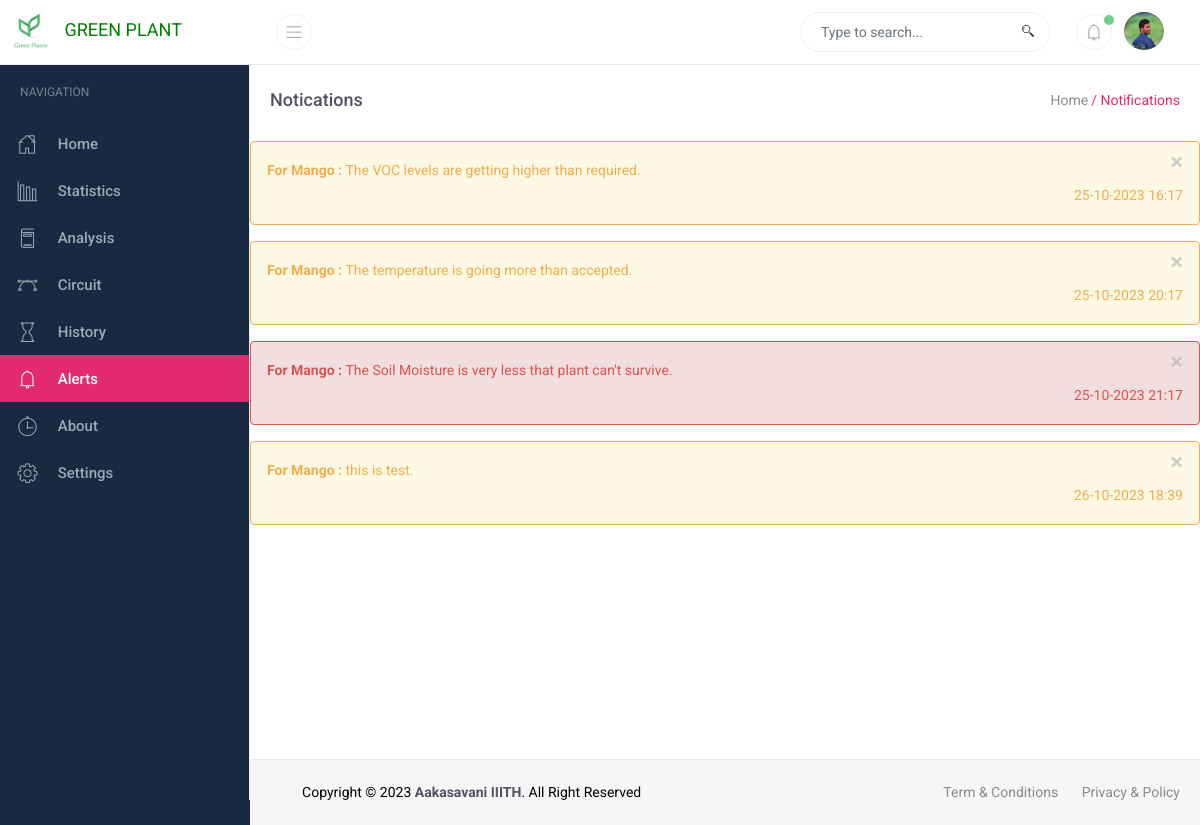
Before: /alerts with the older database file.
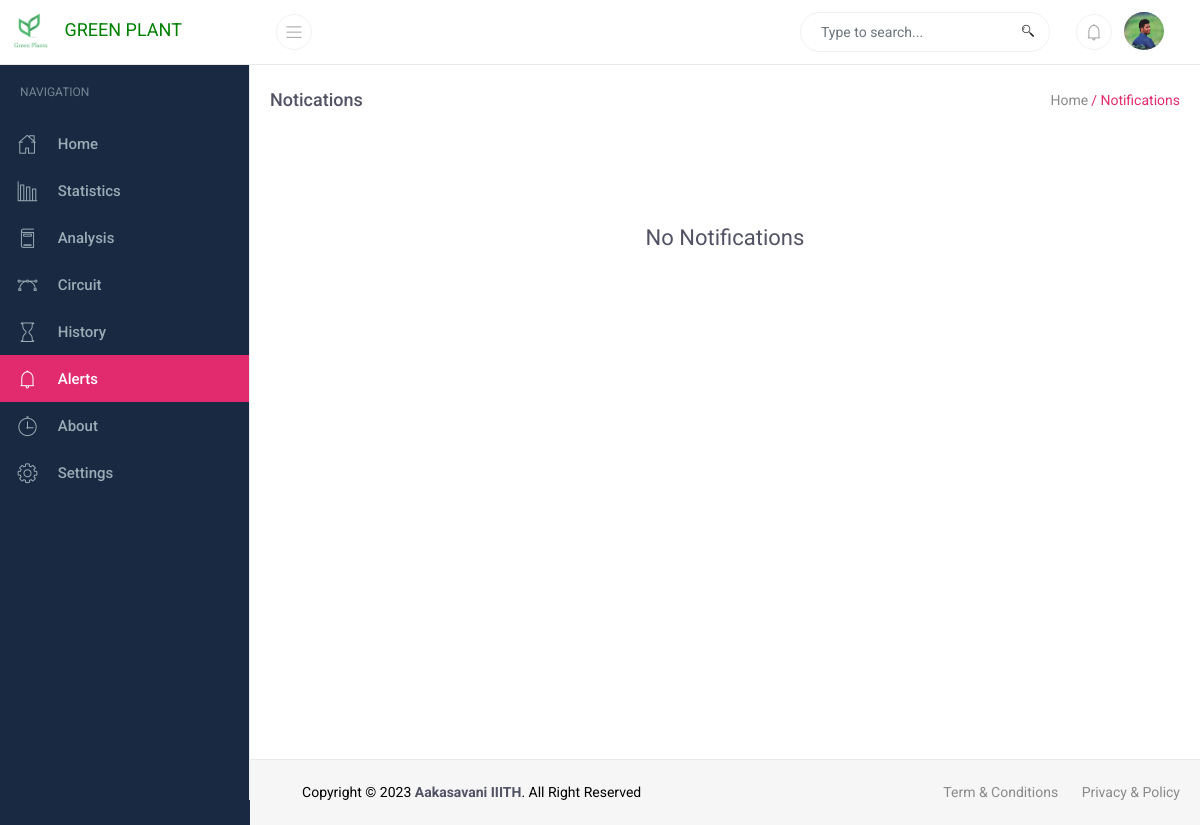
After: the same page with the newer database file.
### tables this page shows
CREATE TABLE "users" (
	"Userid"	INTEGER NOT NULL UNIQUE COLLATE UTF16,
	"username"	TEXT NOT NULL,
	"email"	TEXT NOT NULL,
	"password"	TEXT NOT NULL,
	"Name"	TEXT NOT NULL,
	"pro_img"	TEXT DEFAULT 'images/prof.png',
	"plant"	TEXT,
	"reading_no"	INTEGER NOT NULL DEFAULT 10,
	PRIMARY KEY("Userid")
);

CREATE TABLE "notifications" (
	"notification_id"	INTEGER NOT NULL UNIQUE,
	"plant_name"	TEXT,
	"msg"	TEXT,
	"notif_type"	TEXT NOT NULL DEFAULT 'error',
	"date_time"	TEXT NOT NULL,
	"status"	INTEGER DEFAULT 0,
	PRIMARY KEY("notification_id" AUTOINCREMENT)
);

### app.py (the view)
@app.route('/alerts', methods=['GET','POST'])
def alerts():
    notif_list = get_notifs()
    connection = sqlite3.connect("Database.db")
    curser = connection.cursor()
    query = "SELECT * FROM notifications WHERE status=0"
    results = curser.execute(query)
    all_notifs = results.fetchall()
    return render_template('index.html', file = "alerts.html", notifications = notif_list, user= get_user(), notification = all_notifs, open6="open")

### app.py (called while the page is built)
def get_user():
    connection = sqlite3.connect("Database.db")
    curser = connection.cursor()
    query = "SELECT * FROM users WHERE Userid=1 LIMIT 1"
    results = curser.execute(query)
    results = results.fetchall()
    connection.close()
    return results[0]

### templates/index.html (shortened to what this page needs)
<!DOCTYPE html>
<html>
<head>
  <link href="{{ url_for('static', filename='bootstrap/bootstrap.min.css') }}" rel="stylesheet" />
  <link href="{{ url_for('static', filename='fonts/line-icons.css') }}" rel="stylesheet" />
  <link href="{{ url_for('static', filename='elements/morris/morris.css') }}" rel="stylesheet" />
  <link href="{{ url_for('static', filename='styles/main.css') }}" rel="stylesheet" />
  <link href="{{ url_for('static', filename='styles/responsive.css') }}" rel="stylesheet" />
</head>
<body>
  <div class="app header-default side-nav-dark">
    <div class="layout">
      <div class="header navbar">
        <div class="header-container">
          <div class="nav-logo">
            <a href="/">
              <b><img src="{{ url_for('static', filename='images/logo.png') }}" alt="logo"
                  style="width: 50px;mix-blend-mode: multiply;" /></b>
              <span class="logo" style="color: green">
                GREEN&nbsp;PLANT
              </span>
            </a>
          </div>
          <ul class="nav-left">
            <li>
              <a class="sidenav-fold-toggler" href="javascript:void(0);">
                <i class="lni-menu"></i>
              </a>
            </li>
          </ul>
          <ul class="nav-right">
            <li class="search-box">
              <input class="form-control" type="text" placeholder="Type to search..." />
              <i class="lni-search"></i>
            </li>
            <li class="notifications dropdown dropdown-animated scale-left">
              {% if notifications[0] %}
              <span class="counter" style="padding: 5px;margin: 8px 0 10px 0;"></span>
              {% endif %}
              <a class="dropdown-toggle" data-toggle="dropdown">
                <i class="lni-alarm"></i>
              </a>
                <li>
                  <ul class="list-media">
                    <li class="list-item">
                      {% for i in notifications %}
                      {% if i != notifications[-1] %}
                    </li>
                    {% endif %}
                    {% endfor %}
                  </ul>
                </li>
            </li>
            <li class="user-profile dropdown dropdown-animated scale-left">
              <a href="/" class="dropdown-toggle" data-toggle="dropdown">
                <img loading="lazy" class="profile-img img-fluid" src="{{ url_for('static', filename=user[5]) }}" alt="profile-img" />
              </a>
            </li>
          </ul>
        </div>
      </div>
      <div class="side-nav expand-lg">
        <div class="side-nav-inner">
          <ul class="side-nav-menu">
            <li class="side-nav-header">
              <span>Navigation</span>
            </li>
            <li class="nav-item dropdown {{ open1 }}">
              <a href="/home" class="dropdown-toggle">
                <span class="icon-holder">
                  <i class="lni-home"></i>
                </span>
                <span class="title">Home</span>
              </a>
            </li>
            <li class="nav-item dropdown {{ open2 }}">
              <a class="dropdown-toggle" href="/statistics">
                <span class="icon-holder">
                  <i class="lni-bar-chart"></i>
                </span>
                <span class="title">Statistics</span>
              </a>
            </li>
            <li class="nav-item dropdown {{ open3 }}">
              <a class="dropdown-toggle" href="/analysis">
                <span class="icon-holder">
                  <i class="lni-book"></i>
                </span>
                <span class="title">Analysis</span>
              </a>
            </li>
            <li class="nav-item dropdown {{ open4 }}">
              <a class="dropdown-toggle" href="/circuit">
                <span class="icon-holder">
                  <i class="lni-vector"></i>
                </span>
                <span class="title">Circuit</span>
              </a>
            </li>
            <li class="nav-item dropdown {{ open5 }}">
              <a class="dropdown-toggle" href="/history">
                <span class="icon-holder">
                  <i class="lni-hourglass"></i>
                </span>
                <span class="title">History</span>
              </a>
            </li>
            <li class="nav-item dropdown {{ open6 }}">
              <a class="dropdown-toggle" href="/alerts">
                <span class="icon-holder">
                  <i class="lni-alarm"></i>
                </span>
                <span class="title">Alerts</span>
              </a>
            </li>
            <li class="nav-item dropdown {{ open7 }}">
              <a class="dropdown-toggle" href="/about">
                <span class="icon-holder">
                  <i class="lni-timer"></i>
                </span>
                <span class="title">About</span>
              </a>
            </li>
            <li class="nav-item dropdown {{ open8 }}">
              <a class="dropdown-toggle" href="/settings">
                <span class="icon-holder">
                  <i class="lni-cog"></i>
                </span>
                <span class="title">Settings</span>
              </a>
            </li>
          </ul>
        </div>
      </div>
      <div class="page-container">
        {% include file %}
        <footer class="content-footer">
          <div class="footer">
            <div class="copyright">
              <span>Copyright © 2023 <b class="text-dark">Aakasavani IIITH</b>.
                All Right Reserved
              </span>
              <span class="go-right">
                <a href="/about" class="text-gray" style="padding: 0 20px 0 0;">Term &amp; Conditions</a>
                <a href="/about" class="text-gray" style="padding: 0 20px 0 0;">Privacy &amp; Policy</a>
              </span>
            </div>
          </div>
        </footer>
      </div>
    </div>
  </div>
</body>
</html>

### templates/alerts.html (shortened to what this page needs)
<div class="breadcrumb-wrapper row" style="padding: 80px 20px 0 20px;">
    <div class="col-12 col-lg-3 col-md-6">
        <h4 class="page-title">Notications</h4>
    </div>
    <div class="col-12 col-lg-9 col-md-6">
        <ol class="breadcrumb float-right">
            <li><a href="/home">Home</a></li>
            <li class="active">/ Notifications</li>
        </ol>
    </div>
</div>
{% for i in notification %}
<div class="container alert-{{ i[3]}}">
    <a class="close" href="/change_seen/{{ i[0] }}">&times;</a>
    <strong>For {{ i[1] }} : </strong> {{ i[2] }}.
    <div class="grey-text" style="text-align: right;">{{ i[4] }}</div>
</div>
{% endfor %}
{% if notifications == [[]] %}
<h3 style="text-align: center;margin-top: 100px;">No Notifications</h3>
{% endif %}

### templates/alerts.html (style rules this page uses)
.footer { position: fixed; left: 0; bottom: 0; width: 100%; background-color: #f6f6f6; color: black; text-align: center; }

Changed rows visible on the page:
no longer on this page (row edited): notifications: plant_name "Mango", msg "The VOC levels are getting higher than required", date_time "25-10-2023 16:17"
no longer on this page (row edited): notifications: plant_name "Mango", msg "The temperature is going more than accepted", date_time "25-10-2023 20:17"
no longer on this page (row edited): notifications: plant_name "Mango", msg "The Soil Moisture is very less that plant can't survive", date_time "25-10-2023 21:17", notif_type "danger" (drawn)
no longer on this page (row edited): notifications: plant_name "Mango", msg "this is test", date_time "26-10-2023 18:39"
Other visible differences:
text now shown: "No Notifications"
